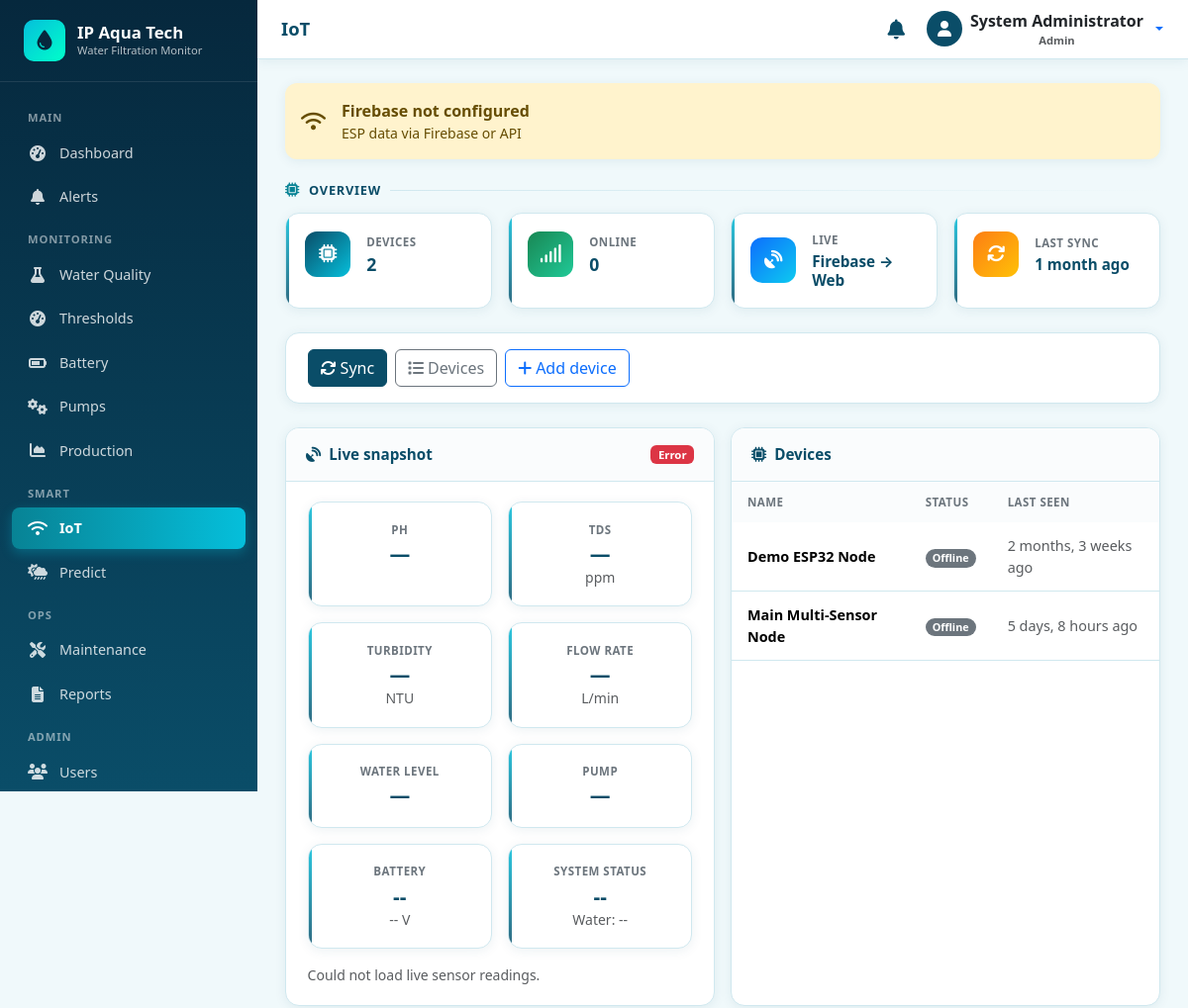
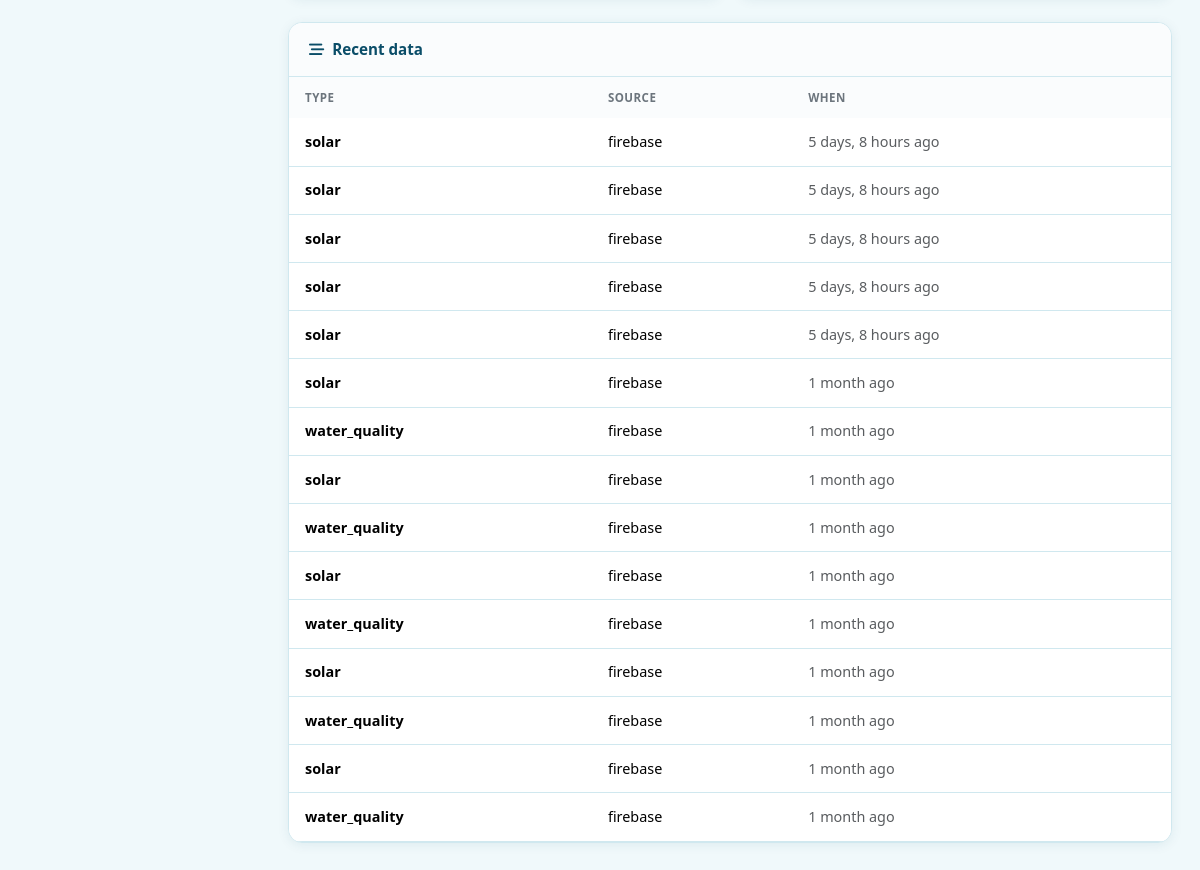
/iot/ (signed in), run on the app's committed database (2 pictures, top to bottom).
### accounts/models.py (models this page shows, shortened)
class User(AbstractUser):
    class Role(models.TextChoices):
        ADMIN = 'ADMIN', 'Admin'
        OPERATOR = 'OPERATOR', 'Operator'
    role = models.CharField(
        max_length=20,
        choices=Role.choices,
        default=Role.OPERATOR,
        help_text='User role determining access level',
    )
    phone = models.CharField(max_length=20, blank=True)
    is_active = models.BooleanField(default=True)
    created_at = models.DateTimeField(auto_now_add=True)
    updated_at = models.DateTimeField(auto_now=True)
    class Meta:
        ordering = ['-date_joined']
        verbose_name = 'User'
        verbose_name_plural = 'Users'
    @property
    def is_admin_user(self):
        return self.role == self.Role.ADMIN or self.is_superuser

### iot/models.py (models this page shows, shortened)
class FirebaseSyncLog(models.Model):
    class SyncStatus(models.TextChoices):
        SUCCESS = 'SUCCESS', 'Success'
        PARTIAL = 'PARTIAL', 'Partial'
        FAILED = 'FAILED', 'Failed'
        SKIPPED = 'SKIPPED', 'Skipped (not configured)'
    started_at = models.DateTimeField(auto_now_add=True)
    finished_at = models.DateTimeField(null=True, blank=True)
    status = models.CharField(
        max_length=20,
        choices=SyncStatus.choices,
        default=SyncStatus.SUCCESS,
    )
    records_imported = models.PositiveIntegerField(default=0)
    message = models.TextField(blank=True)
    details = models.JSONField(default=dict, blank=True)
    triggered_by = models.ForeignKey(
        settings.AUTH_USER_MODEL,
        on_delete=models.SET_NULL,
        null=True,
        blank=True,
        related_name='firebase_syncs',
    )
    class Meta:
        ordering = ['-started_at']
        verbose_name = 'Firebase Sync Log'
        verbose_name_plural = 'Firebase Sync Logs'

class IoTDevice(models.Model):
    class DeviceType(models.TextChoices):
        WATER_QUALITY = 'WATER_QUALITY', 'Water Quality Sensor'
        SOLAR = 'SOLAR', 'Solar Monitor'
        BATTERY = 'BATTERY', 'Battery Monitor'
        TANK = 'TANK', 'Tank Level Sensor'
        PUMP = 'PUMP', 'Pump Controller'
        MULTI = 'MULTI', 'Multi-Sensor Node'
        OTHER = 'OTHER', 'Other'
    class DeviceStatus(models.TextChoices):
        ONLINE = 'ONLINE', 'Online'
        OFFLINE = 'OFFLINE', 'Offline'
        ERROR = 'ERROR', 'Error'
        MAINTENANCE = 'MAINTENANCE', 'Maintenance'
    name = models.CharField(max_length=100)
    device_id = models.CharField(
        max_length=64,
        unique=True,
        help_text='Unique hardware ID used in Firebase paths',
    )
    device_type = models.CharField(
        max_length=20,
        choices=DeviceType.choices,
        default=DeviceType.MULTI,
    )
    api_key = models.CharField(max_length=64, unique=True, editable=False)
    firebase_path = models.CharField(
        max_length=200,
        blank=True,
        help_text='Firebase RTDB path, e.g. sensors/node1',
    )
    location = models.CharField(max_length=200, blank=True)
    status = models.CharField(
        max_length=20,
        choices=DeviceStatus.choices,
        default=DeviceStatus.OFFLINE,
    )
    is_active = models.BooleanField(default=True)
    last_seen = models.DateTimeField(null=True, blank=True)
    firmware_version = models.CharField(max_length=50, blank=True)
    notes = models.TextField(blank=True)
    created_at = models.DateTimeField(auto_now_add=True)
    updated_at = models.DateTimeField(auto_now=True)
    class Meta:
        ordering = ['name']
        verbose_name = 'IoT Device'
        verbose_name_plural = 'IoT Devices'

class SensorReadingCache(models.Model):
    device = models.ForeignKey(
        IoTDevice,
        on_delete=models.CASCADE,
        null=True,
        blank=True,
        related_name='readings',
    )
    reading_type = models.CharField(max_length=50)  # water_quality, solar, battery, tank, pump
    payload = models.JSONField(default=dict)
    source = models.CharField(
        max_length=20,
        default='firebase',
        help_text='firebase | api | demo',
    )
    received_at = models.DateTimeField(auto_now_add=True)
    class Meta:
        ordering = ['-received_at']
        verbose_name = 'Sensor Reading Cache'
        verbose_name_plural = 'Sensor Reading Caches'

### iot/views.py (the view)
# urls.py: path('', views.iot_dashboard, name='dashboard'),
@login_required
def iot_dashboard(request):
    mark_stale_devices_offline()
    devices = IoTDevice.objects.all()
    recent_logs = FirebaseSyncLog.objects.all()[:10]
    recent_cache = SensorReadingCache.objects.select_related('device')[:15]
    online = devices.filter(status=IoTDevice.DeviceStatus.ONLINE).count()
    web_config = get_web_config()
    sa = load_service_account_preview()
    return render(request, 'iot/dashboard.html', {
        'devices': devices,
        'online_count': online,
        'recent_logs': recent_logs,
        'recent_cache': recent_cache,
        'firebase_configured': is_firebase_configured(),
        'firebase_web_config': web_config,
        'firebase_web_config_json': json.dumps(web_config),
        'service_account': sa,
    })

### templates/iot/dashboard.html (shortened to what this page needs)
{% extends 'base.html' %}
{% load static %}
{% block page_title %}IoT{% endblock %}
{% block content %}
<div class="alert alert-aqua {% if firebase_configured %}alert-success{% else %}alert-warning{% endif %} d-flex align-items-center mb-4" role="alert">
  <i class="fas fa-wifi fa-lg me-3"></i>
  <div>
    <strong>{% if firebase_configured %}Firebase connected{% else %}Firebase not configured{% endif %}</strong>
    <div class="small">ESP data via Firebase or API</div>
  </div>
</div>
<h2 class="section-title"><i class="fas fa-microchip"></i> Overview <span class="section-line"></span></h2>
<div class="row g-3 mb-4">
  <div class="col-6 col-lg-3">
    <div class="stat-card">
      <div class="d-flex align-items-center gap-3">
        <div class="stat-icon bg-aqua"><i class="fas fa-microchip"></i></div>
        <div>
          <div class="stat-label">Devices</div>
          <div class="stat-value" style="font-size:1.1rem;">{{ devices|length }}</div>
        </div>
      </div>
    </div>
  </div>
  <div class="col-6 col-lg-3">
    <div class="stat-card">
      <div class="d-flex align-items-center gap-3">
        <div class="stat-icon bg-green"><i class="fas fa-signal"></i></div>
        <div>
          <div class="stat-label">Online</div>
          <div class="stat-value" style="font-size:1.1rem;">{{ online_count }}</div>
        </div>
      </div>
    </div>
  </div>
  <div class="col-6 col-lg-3">
    <div class="stat-card">
      <div class="d-flex align-items-center gap-3">
        <div class="stat-icon bg-blue"><i class="fas fa-satellite-dish"></i></div>
        <div>
          <div class="stat-label">Live</div>
          <div class="stat-value" style="font-size:0.95rem;" id="liveModeLabel">Firebase → Web</div>
        </div>
      </div>
    </div>
  </div>
  <div class="col-6 col-lg-3">
    <div class="stat-card">
      <div class="d-flex align-items-center gap-3">
        <div class="stat-icon bg-orange"><i class="fas fa-sync"></i></div>
        <div>
          <div class="stat-label">Last sync</div>
          <div class="stat-value" style="font-size:0.95rem;">
            {% if recent_logs %}{{ recent_logs.0.started_at|timesince }} ago{% else %}—{% endif %}
          </div>
        </div>
      </div>
    </div>
  </div>
</div>
<div class="card card-aqua mb-4">
  <div class="card-body py-3">
    <div class="d-flex flex-wrap gap-2">
      <form method="post" action="{% url 'iot:sync_now' %}">{% csrf_token %}
        <button class="btn btn-primary" type="submit"><i class="fas fa-sync me-1"></i>Sync</button>
      </form>
      <a href="{% url 'iot:device_list' %}" class="btn btn-outline-secondary">
        <i class="fas fa-list me-1"></i>Devices
      </a>
      {% if user.is_admin_user or user.is_superuser %}
      <a href="{% url 'iot:device_create' %}" class="btn btn-outline-primary">
        <i class="fas fa-plus me-1"></i>Add device
      </a>
      {% endif %}
    </div>
  </div>
</div>
<div class="row g-3 mb-4">
  <div class="col-lg-6">
    <div class="card card-aqua h-100">
      <div class="card-header">
        <span><i class="fas fa-satellite-dish me-2"></i>Live snapshot</span>
        <span class="badge rounded-pill bg-secondary" id="liveBadge">Idle</span>
      </div>
      <div class="card-body">
        <div class="row g-3">
          <div class="col-6">
            <div class="stat-card text-center h-100">
              <div class="stat-label">pH</div>
              <div class="stat-value" id="livePh">—</div>
            </div>
          </div>
          <div class="col-6">
            <div class="stat-card text-center h-100">
              <div class="stat-label">TDS</div>
              <div class="stat-value" id="liveTds">—</div>
              <div class="small text-muted">ppm</div>
            </div>
          </div>
          <div class="col-6">
            <div class="stat-card text-center h-100">
              <div class="stat-label">Turbidity</div>
              <div class="stat-value" id="liveTurbidity">—</div>
              <div class="small text-muted">NTU</div>
            </div>
          </div>
          <div class="col-6">
            <div class="stat-card text-center h-100">
              <div class="stat-label">Flow Rate</div>
              <div class="stat-value" id="liveFlowRate">—</div>
              <div class="small text-muted">L/min</div>
            </div>
          </div>
          <div class="col-6">
            <div class="stat-card text-center h-100">
              <div class="stat-label">Water Level</div>
              <div class="stat-value" id="liveWaterLevel">—</div>
            </div>
          </div>
          <div class="col-6">
            <div class="stat-card text-center h-100">
              <div class="stat-label">Pump</div>
              <div class="stat-value" id="livePumpStatus">—</div>
            </div>
          </div>
          <div class="col-6">
            <div class="stat-card text-center h-100">
              <div class="stat-label">Battery</div>
              <div class="stat-value" id="liveBatteryPercent">--</div>
              <div class="small text-muted" id="liveBatteryVoltage">-- V</div>
            </div>
          </div>
          <div class="col-6">
            <div class="stat-card text-center h-100">
              <div class="stat-label">System Status</div>
              <div class="stat-value" id="liveSystemStatus">--</div>
              <div class="small text-muted" id="liveWarningLevel">Water: --</div>
            </div>
          </div>
        </div>
        <div class="small text-muted mt-3" id="liveMeta">Waiting for Firebase data…</div>
      </div>
    </div>
  </div>
  <div class="col-lg-6">
    <div class="card card-aqua h-100">
      <div class="card-header">
        <span><i class="fas fa-microchip me-2"></i>Devices</span>
      </div>
      <div class="card-body p-0">
        <div class="table-responsive">
          <table class="table table-aqua mb-0">
            <thead><tr><th>Name</th><th>Status</th><th>Last seen</th></tr></thead>
            <tbody>
              {% for d in devices %}
              <tr>
                <td class="fw-semibold">{{ d.name }}</td>
                <td>
                  {% if d.status == 'ONLINE' %}<span class="badge badge-normal rounded-pill">Online</span>
                  {% elif d.status == 'ERROR' %}<span class="badge badge-critical rounded-pill">Error</span>
                  {% else %}<span class="badge bg-secondary rounded-pill">{{ d.get_status_display }}</span>{% endif %}
                </td>
                <td class="small text-muted">{% if d.last_seen %}{{ d.last_seen|timesince }} ago{% else %}—{% endif %}</td>
              </tr>
              {% empty %}
              <tr><td colspan="3" class="text-center text-muted py-4">No devices</td></tr>
              {% endfor %}
            </tbody>
          </table>
        </div>
      </div>
    </div>
  </div>
</div>
<div class="card card-aqua">
  <div class="card-header">
    <span><i class="fas fa-stream me-2"></i>Recent data</span>
  </div>
  <div class="card-body p-0">
    <div class="table-responsive">
      <table class="table table-aqua mb-0">
        <thead><tr><th>Type</th><th>Source</th><th>When</th></tr></thead>
        <tbody>
          {% for r in recent_cache %}
          <tr>
            <td class="fw-semibold small">{{ r.reading_type }}</td>
            <td class="small">{{ r.source }}</td>
            <td class="small text-muted">{{ r.received_at|timesince }} ago</td>
          </tr>
          {% empty %}
          <tr><td colspan="3" class="text-center text-muted py-4">No data yet</td></tr>
          {% endfor %}
        </tbody>
      </table>
    </div>
  </div>
</div>
{% endblock %}

### templates/base.html (shortened to what this page needs)
{% load static %}
<!DOCTYPE html>
<html lang="en">
<head>
  <link href="https://cdn.jsdelivr.net/npm/bootstrap@5.3.3/dist/css/bootstrap.min.css" rel="stylesheet">
  <link href="https://cdnjs.cloudflare.com/ajax/libs/font-awesome/6.5.1/css/all.min.css" rel="stylesheet">
  <link href="{% static 'css/style.css' %}" rel="stylesheet">
</head>
<body {% if chart_url %}data-chart-url="{{ chart_url }}"{% endif %} {% block body_attrs %}{% endblock %}>
  {% if user.is_authenticated %}
  {% include 'includes/sidebar.html' %}
  <div class="main-wrapper">
    <header class="topbar">
      <div class="d-flex align-items-center gap-3">
        <h1 class="page-title">{% block page_title %}Dashboard{% endblock %}</h1>
      </div>
      <div class="d-flex align-items-center gap-3">
        <a href="{% url 'notifications:notification_list' %}" class="btn btn-link text-aqua position-relative p-1">
          <i class="fas fa-bell fa-lg"></i>
        </a>
        <div class="dropdown">
          <button class="btn btn-link text-decoration-none dropdown-toggle d-flex align-items-center gap-2 p-0" type="button" data-bs-toggle="dropdown">
            <span class="rounded-circle bg-aqua d-inline-flex align-items-center justify-content-center text-white" style="width:36px;height:36px;background:var(--aqua-primary);">
              <i class="fas fa-user"></i>
            </span>
            <span class="d-none d-md-inline text-dark fw-semibold">
              {{ user.get_full_name|default:user.username }}
              <small class="d-block text-muted" style="font-size:0.7rem;">{{ user.get_role_display }}</small>
            </span>
          </button>
        </div>
      </div>
    </header>
    <div class="content-area">
      {% block content %}{% endblock %}
    </div>
  </div>
  {% else %}
    {% block auth_content %}{% endblock %}
  {% endif %}
</body>
</html>

### data on the page
User: get_full_name "System Administrator", role "Admin"
FirebaseSyncLog: started_at "1 month"
IoTDevice: name "Demo ESP32 Node", status "Offline", last_seen "2 months, 3 weeks"
IoTDevice: name "Main Multi-Sensor Node", status "Offline", last_seen "5 days, 8 hours"
SensorReadingCache: reading_type "solar", source "firebase", received_at "5 days, 8 hours"
SensorReadingCache: reading_type "solar", source "firebase", received_at "5 days, 8 hours"
SensorReadingCache: reading_type "solar", source "firebase", received_at "5 days, 8 hours"
SensorReadingCache: reading_type "solar", source "firebase", received_at "5 days, 8 hours"
SensorReadingCache: reading_type "solar", source "firebase", received_at "5 days, 8 hours"
SensorReadingCache: reading_type "solar", source "firebase", received_at "1 month"
SensorReadingCache: reading_type "water_quality", source "firebase", received_at "1 month"
SensorReadingCache: reading_type "solar", source "firebase", received_at "1 month"
SensorReadingCache: reading_type "water_quality", source "firebase", received_at "1 month"
SensorReadingCache: reading_type "solar", source "firebase", received_at "1 month"
SensorReadingCache: reading_type "water_quality", source "firebase", received_at "1 month"
SensorReadingCache: reading_type "solar", source "firebase", received_at "1 month"
SensorReadingCache: reading_type "water_quality", source "firebase", received_at "1 month"
SensorReadingCache: reading_type "solar", source "firebase", received_at "1 month"
SensorReadingCache: reading_type "water_quality", source "firebase", received_at "1 month"

### other printed values
{{ devices|length }} "2"
{{ online_count }} "0"
